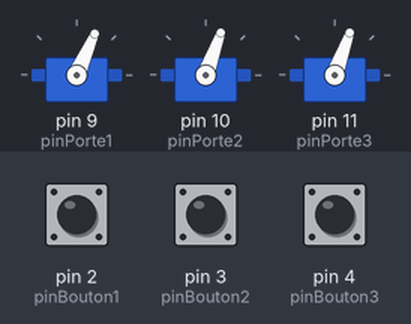
This sketch was run on a simulated Arduino Uno, built with avr-gcc and run on an emulated ATmega328P. Shown: 3 × servo. The inputs (shaded band) are chosen by the test bench; at power-on: pin 2 (pinBouton1) HIGH, pin 3 (pinBouton2) HIGH, pin 4 (pinBouton3) HIGH. What the sketch prints to the serial monitor is not drawn.

Above: at 0.15 s.
At 1.05 s:
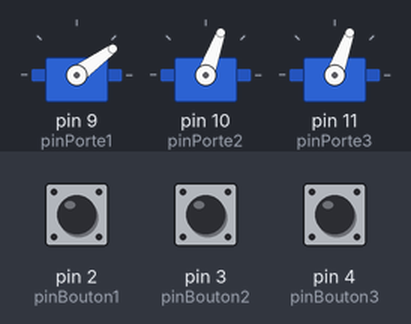
At 1.65 s:
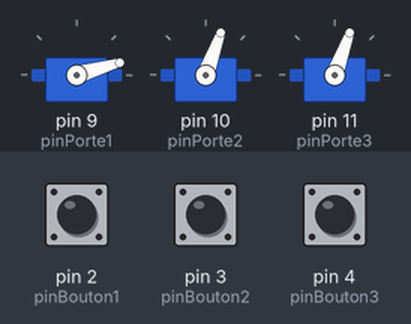
At 2.2 s:
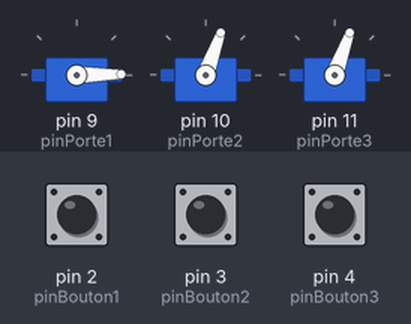
At 9.3 s:
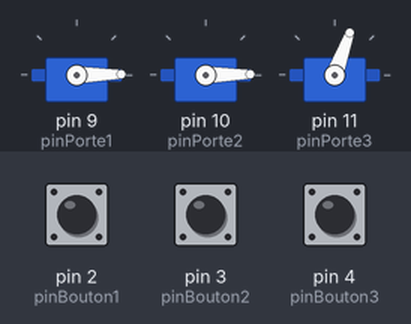
At 16.4 s:
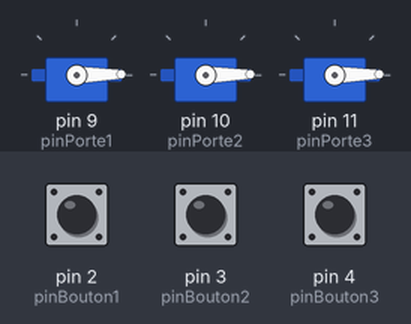
Timing chart, 0 to 17.9 s (numbered marks = the images above):
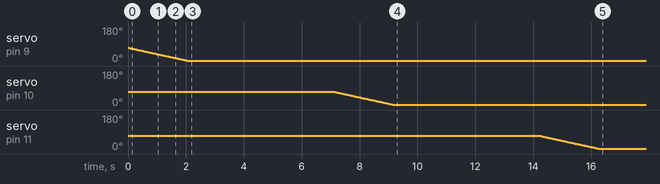

Measured:
- by itself, servo on pin 9 (pinPorte1), servo on pin 10 (pinPorte2), servo on pin 11 (pinPorte3): moves from 70° to 1° over 2.0 s

The sketch:

codeController.ino
```cpp
#include <Servo.h>

#define pinBouton1 2
#define pinBouton2 3
#define pinBouton3 4

#define pinPorte1 9
#define pinPorte2 10
#define pinPorte3 11

Servo porte1;
Servo porte2;
Servo porte3;

bool statusPorte1 = false;
bool statusPorte2 = false;
bool statusPorte3 = false;

void setup()
{
   pinMode(pinBouton1,INPUT_PULLUP);
   pinMode(pinBouton2,INPUT_PULLUP);
   pinMode(pinBouton3,INPUT_PULLUP);

   porte1.attach(pinPorte1);
   porte2.attach(pinPorte2);
   porte3.attach(pinPorte3);

   porte1.write(70);
   porte2.write(70);
   porte3.write(70);

   Serial.begin(9600);
}

void ouvrirPorte(Servo* porte)
{
  // Remonter doucement
  for (int c = 70 ; c > 0 ; c--)
  {
    porte->write(c);
    delay(30);
  }
  delay(5000);
}

void fermerPorte(Servo* porte)
{

  // Descendre doucement
  for (int c = 0 ; c < 70 ; c++)
  {
    porte->write(c);
    delay(30);
  }
}

void loop()
{
   // Mettre a jout l'état des boutons
   bool etatBouton1 = digitalRead(pinBouton1);
   bool etatBouton2 = digitalRead(pinBouton2);
   bool etatBouton3 = digitalRead(pinBouton3);

   // Everything opened mode
   etatBouton1 = LOW;
   etatBouton2 = LOW;
   etatBouton3 = LOW;

   Serial.println("etat:");
   Serial.println(etatBouton1);
   Serial.println(etatBouton2);
   Serial.println(etatBouton3);

   // Ouvrir les portes si l'un des boutons est enfoncé
   if ((etatBouton1 == LOW)  && (statusPorte1 == false)) { ouvrirPorte(&porte1); statusPorte1 = true;  }
   if ((etatBouton1 == HIGH) && (statusPorte1 == true )) { fermerPorte(&porte1); statusPorte1 = false; }

   if ((etatBouton2 == LOW)  && (statusPorte2 == false)) { ouvrirPorte(&porte2); statusPorte2 = true;  }
   if ((etatBouton2 == HIGH) && (statusPorte2 == true )) { fermerPorte(&porte2); statusPorte2 = false; }

   if ((etatBouton3 == LOW)  && (statusPorte3 == false)) { ouvrirPorte(&porte3); statusPorte3 = true;  }
   if ((etatBouton3 == HIGH) && (statusPorte3 == true )) { fermerPorte(&porte3); statusPorte3 = false; }


   delay(100);
}
```
